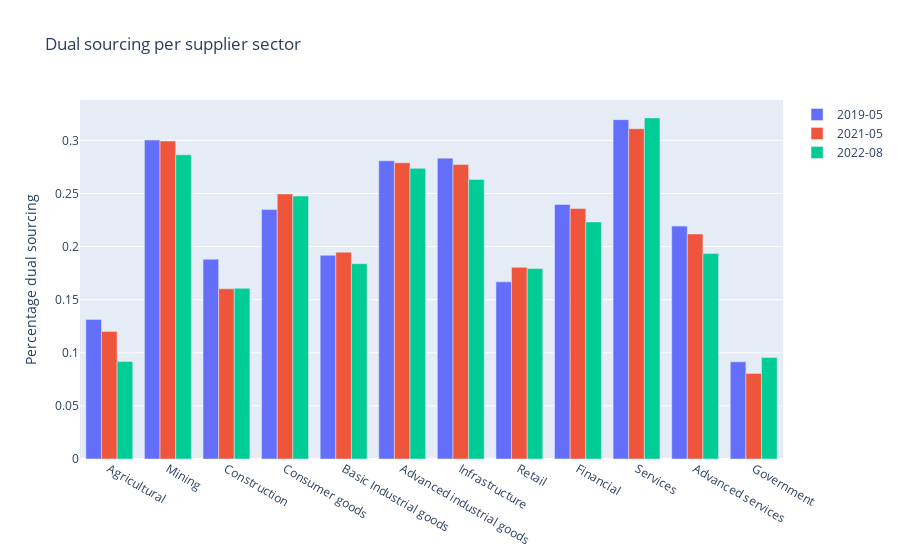

The cell this chart's notebook holds for it:
### Code cell
fig = go.Figure()
anchos = [0.2] * 11

fig.add_trace(go.Bar(x=list_results[0].index, y=list_results[0], name=str(dates[0])))


fig.add_trace(go.Bar(x=list_results[8].index, y=list_results[8], name=str(dates[8])))

fig.add_trace(go.Bar(x=list_results[13].index, y=list_results[13], name=str(dates[13])))

fig.update_layout(title =  "Dual sourcing per supplier sector", yaxis_title="Percentage dual sourcing")
fig

### Figure 1 — Plotly figure (JSON) as saved in the notebook; plotly's stock layout.template omitted (floating-point values rounded to 4 significant figures)
{"data": [{"name": "2019-05", "type": "bar", "x": ["Agricultural", "Mining", "Construction", "Consumer goods", "Basic Industrial goods", "Advanced industrial goods", "Infrastructure", "Retail", "Financial", "Services", "Advanced services", "Government"], "y": [0.1314, 0.3003, 0.1882, 0.2349, 0.1918, 0.2808, 0.2833, 0.1668, 0.2397, 0.3195, 0.2193, 0.0915]}, {"name": "2021-05", "type": "bar", "x": ["Agricultural", "Mining", "Construction", "Consumer goods", "Basic Industrial goods", "Advanced industrial goods", "Infrastructure", "Retail", "Financial", "Services", "Advanced services", "Government"], "y": [0.1201, 0.2994, 0.1603, 0.2496, 0.1947, 0.2789, 0.2772, 0.1805, 0.2358, 0.311, 0.2119, 0.08054]}, {"name": "2022-08", "type": "bar", "x": ["Agricultural", "Mining", "Construction", "Consumer goods", "Basic Industrial goods", "Advanced industrial goods", "Infrastructure", "Retail", "Financial", "Services", "Advanced services", "Government"], "y": [0.09172, 0.2864, 0.1607, 0.2475, 0.1839, 0.2737, 0.2631, 0.1794, 0.2232, 0.3211, 0.1934, 0.09551]}], "layout": {"title": {"text": "Dual sourcing per supplier sector"}, "yaxis": {"title": {"text": "Percentage dual sourcing"}}}}
